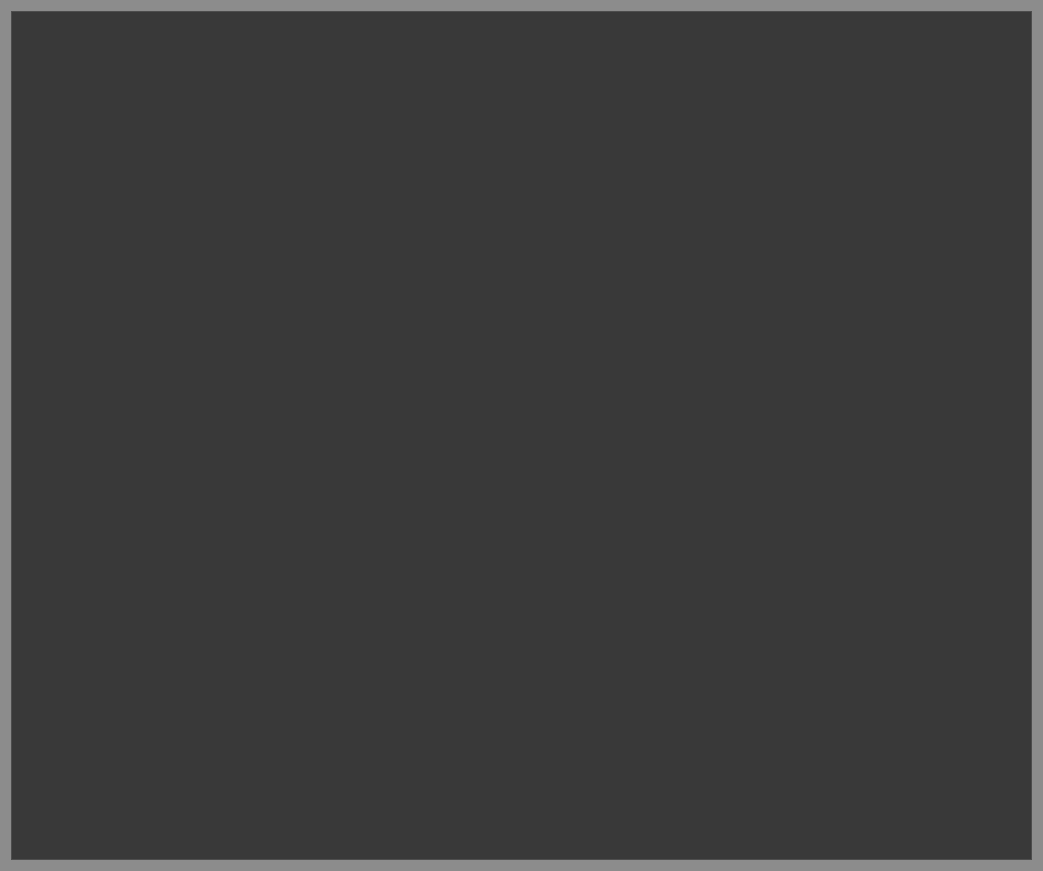
<?xml version="1.0" encoding="UTF-8"?>
<ui version="4.0">
 <class>Form</class>
 <widget class="QWidget" name="Form">
  <property name="geometry">
   <rect>
    <x>0</x>
    <y>0</y>
    <width>1043</width>
    <height>871</height>
   </rect>
  </property>
  <property name="windowTitle">
   <string>Form</string>
  </property>
  <property name="styleSheet">
   <string notr="true">background-color: rgba(0, 0, 0, 66);</string>
  </property>
  <layout class="QGridLayout" name="gridLayout">
   <item row="0" column="0">
    <widget class="QScrollArea" name="scrollArea">
     <property name="widgetResizable">
      <bool>true</bool>
     </property>
     <widget class="QWidget" name="scrollAreaWidgetContents">
      <property name="geometry">
       <rect>
        <x>0</x>
        <y>0</y>
        <width>1017</width>
        <height>845</height>
       </rect>
      </property>
      <layout class="QGridLayout" name="gridLayout_2">
       <property name="sizeConstraint">
        <enum>QLayout::SetMaximumSize</enum>
       </property>
       <property name="leftMargin">
        <number>0</number>
       </property>
       <property name="topMargin">
        <number>0</number>
       </property>
       <property name="rightMargin">
        <number>0</number>
       </property>
       <property name="bottomMargin">
        <number>0</number>
       </property>
       <item row="0" column="0">
        <widget class="PyDMTemplateRepeater" name="cryomodules">
         <property name="toolTip">
          <string/>
         </property>
         <property name="layoutType" stdset="0">
          <enum>PyDMTemplateRepeater::Flow</enum>
         </property>
         <property name="layoutSpacing" stdset="0">
          <number>-1</number>
         </property>
         <property name="countShownInDesigner" stdset="0">
          <number>37</number>
         </property>
         <property name="templateFilename" stdset="0">
          <string>cryomodule.ui</string>
         </property>
         <property name="dataSource" stdset="0">
          <string>cryomodules.json</string>
         </property>
        </widget>
       </item>
      </layout>
     </widget>
    </widget>
   </item>
  </layout>
 </widget>
 <customwidgets>
  <customwidget>
   <class>PyDMTemplateRepeater</class>
   <extends>QFrame</extends>
   <header>pydm.widgets.template_repeater</header>
  </customwidget>
 </customwidgets>
 <resources/>
 <connections/>
</ui>
